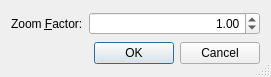
<ui version="4.0" >
 <class>ZoomDialog</class>
 <widget class="QDialog" name="ZoomDialog" >
  <property name="geometry" >
   <rect>
    <x>0</x>
    <y>0</y>
    <width>271</width>
    <height>77</height>
   </rect>
  </property>
  <property name="windowTitle" >
   <string>Zoom</string>
  </property>
  <property name="sizeGripEnabled" >
   <bool>true</bool>
  </property>
  <layout class="QVBoxLayout" >
   <item>
    <layout class="QHBoxLayout" >
     <item>
      <widget class="QLabel" name="label" >
       <property name="text" >
        <string>Zoom &amp;Factor:</string>
       </property>
       <property name="buddy" >
        <cstring>zoomSpinBox</cstring>
       </property>
      </widget>
     </item>
     <item>
      <widget class="QDoubleSpinBox" name="zoomSpinBox" >
       <property name="sizePolicy" >
        <sizepolicy vsizetype="Fixed" hsizetype="Expanding" >
         <horstretch>0</horstretch>
         <verstretch>0</verstretch>
        </sizepolicy>
       </property>
       <property name="toolTip" >
        <string>Enter zoom factor</string>
       </property>
       <property name="alignment" >
        <set>Qt::AlignRight</set>
       </property>
       <property name="minimum" >
        <double>0.010000000000000</double>
       </property>
       <property name="maximum" >
        <double>1000.000000000000000</double>
       </property>
       <property name="value" >
        <double>1.000000000000000</double>
       </property>
      </widget>
     </item>
    </layout>
   </item>
   <item>
    <widget class="QDialogButtonBox" name="buttonBox" >
     <property name="orientation" >
      <enum>Qt::Horizontal</enum>
     </property>
     <property name="standardButtons" >
      <set>QDialogButtonBox::Cancel|QDialogButtonBox::Ok</set>
     </property>
    </widget>
   </item>
  </layout>
 </widget>
 <tabstops>
  <tabstop>zoomSpinBox</tabstop>
 </tabstops>
 <resources/>
 <connections>
  <connection>
   <sender>buttonBox</sender>
   <signal>accepted()</signal>
   <receiver>ZoomDialog</receiver>
   <slot>accept()</slot>
   <hints>
    <hint type="sourcelabel" >
     <x>21</x>
     <y>46</y>
    </hint>
    <hint type="destinationlabel" >
     <x>21</x>
     <y>65</y>
    </hint>
   </hints>
  </connection>
  <connection>
   <sender>buttonBox</sender>
   <signal>rejected()</signal>
   <receiver>ZoomDialog</receiver>
   <slot>reject()</slot>
   <hints>
    <hint type="sourcelabel" >
     <x>62</x>
     <y>50</y>
    </hint>
    <hint type="destinationlabel" >
     <x>62</x>
     <y>69</y>
    </hint>
   </hints>
  </connection>
 </connections>
</ui>
